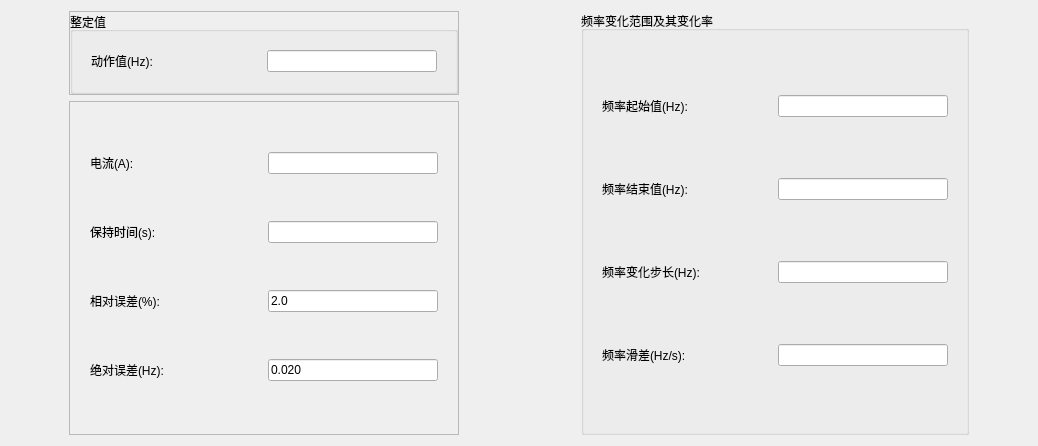
<?xml version="1.0" encoding="UTF-8"?>
<ui version="4.0">
 <class>QLowFreqActItemParaEditWidget</class>
 <widget class="QWidget" name="QLowFreqActItemParaEditWidget">
  <property name="geometry">
   <rect>
    <x>0</x>
    <y>0</y>
    <width>1038</width>
    <height>446</height>
   </rect>
  </property>
  <property name="sizePolicy">
   <sizepolicy hsizetype="Preferred" vsizetype="Maximum">
    <horstretch>0</horstretch>
    <verstretch>0</verstretch>
   </sizepolicy>
  </property>
  <property name="minimumSize">
   <size>
    <width>0</width>
    <height>0</height>
   </size>
  </property>
  <property name="windowTitle">
   <string>Form</string>
  </property>
  <layout class="QHBoxLayout" name="horizontalLayout_5" stretch="1,4,2,4,1">
   <item>
    <spacer name="horizontalSpacer_2">
     <property name="orientation">
      <enum>Qt::Horizontal</enum>
     </property>
     <property name="sizeHint" stdset="0">
      <size>
       <width>40</width>
       <height>20</height>
      </size>
     </property>
    </spacer>
   </item>
   <item>
    <layout class="QVBoxLayout" name="verticalLayout_3" stretch="1,4">
     <item>
      <widget class="QFrame" name="frame">
       <property name="frameShape">
        <enum>QFrame::StyledPanel</enum>
       </property>
       <property name="frameShadow">
        <enum>QFrame::Raised</enum>
       </property>
       <layout class="QVBoxLayout" name="verticalLayout">
        <property name="spacing">
         <number>0</number>
        </property>
        <property name="leftMargin">
         <number>0</number>
        </property>
        <property name="topMargin">
         <number>0</number>
        </property>
        <property name="rightMargin">
         <number>0</number>
        </property>
        <property name="bottomMargin">
         <number>0</number>
        </property>
        <item>
         <widget class="QGroupBox" name="groupBox">
          <property name="sizePolicy">
           <sizepolicy hsizetype="Minimum" vsizetype="Preferred">
            <horstretch>0</horstretch>
            <verstretch>0</verstretch>
           </sizepolicy>
          </property>
          <property name="maximumSize">
           <size>
            <width>16777215</width>
            <height>16777215</height>
           </size>
          </property>
          <property name="title">
           <string>整定值</string>
          </property>
          <layout class="QGridLayout" name="gridLayout_2">
           <item row="0" column="0">
            <layout class="QHBoxLayout" name="horizontalLayout">
             <property name="leftMargin">
              <number>9</number>
             </property>
             <property name="rightMargin">
              <number>9</number>
             </property>
             <item>
              <widget class="QLabel" name="m_labActValue">
               <property name="sizePolicy">
                <sizepolicy hsizetype="Fixed" vsizetype="Fixed">
                 <horstretch>0</horstretch>
                 <verstretch>0</verstretch>
                </sizepolicy>
               </property>
               <property name="minimumSize">
                <size>
                 <width>170</width>
                 <height>0</height>
                </size>
               </property>
               <property name="maximumSize">
                <size>
                 <width>170</width>
                 <height>16777215</height>
                </size>
               </property>
               <property name="text">
                <string>动作值(Hz):</string>
               </property>
               <property name="alignment">
                <set>Qt::AlignLeading|Qt::AlignLeft|Qt::AlignVCenter</set>
               </property>
              </widget>
             </item>
             <item>
              <widget class="QSettingLineEdit" name="m_txtActValue_ActValue">
               <property name="sizePolicy">
                <sizepolicy hsizetype="Fixed" vsizetype="Fixed">
                 <horstretch>0</horstretch>
                 <verstretch>0</verstretch>
                </sizepolicy>
               </property>
               <property name="minimumSize">
                <size>
                 <width>170</width>
                 <height>0</height>
                </size>
               </property>
               <property name="maximumSize">
                <size>
                 <width>170</width>
                 <height>16777215</height>
                </size>
               </property>
              </widget>
             </item>
            </layout>
           </item>
          </layout>
         </widget>
        </item>
       </layout>
      </widget>
     </item>
     <item>
      <widget class="QFrame" name="frame_2">
       <property name="frameShape">
        <enum>QFrame::StyledPanel</enum>
       </property>
       <property name="frameShadow">
        <enum>QFrame::Raised</enum>
       </property>
       <layout class="QVBoxLayout" name="verticalLayout_2">
        <item>
         <layout class="QHBoxLayout" name="horizontalLayout_11">
          <property name="leftMargin">
           <number>9</number>
          </property>
          <property name="rightMargin">
           <number>9</number>
          </property>
          <item>
           <widget class="QLabel" name="m_labCur">
            <property name="sizePolicy">
             <sizepolicy hsizetype="Fixed" vsizetype="Fixed">
              <horstretch>0</horstretch>
              <verstretch>0</verstretch>
             </sizepolicy>
            </property>
            <property name="minimumSize">
             <size>
              <width>170</width>
              <height>0</height>
             </size>
            </property>
            <property name="maximumSize">
             <size>
              <width>170</width>
              <height>16777215</height>
             </size>
            </property>
            <property name="text">
             <string>电流(A):</string>
            </property>
            <property name="alignment">
             <set>Qt::AlignLeading|Qt::AlignLeft|Qt::AlignVCenter</set>
            </property>
           </widget>
          </item>
          <item>
           <widget class="QSettingLineEdit" name="m_txtActValue_Cur">
            <property name="sizePolicy">
             <sizepolicy hsizetype="Fixed" vsizetype="Fixed">
              <horstretch>0</horstretch>
              <verstretch>0</verstretch>
             </sizepolicy>
            </property>
            <property name="minimumSize">
             <size>
              <width>170</width>
              <height>0</height>
             </size>
            </property>
            <property name="maximumSize">
             <size>
              <width>170</width>
              <height>16777215</height>
             </size>
            </property>
           </widget>
          </item>
         </layout>
        </item>
        <item>
         <layout class="QHBoxLayout" name="horizontalLayout_2">
          <property name="leftMargin">
           <number>9</number>
          </property>
          <property name="rightMargin">
           <number>9</number>
          </property>
          <item>
           <widget class="QLabel" name="m_labHoldTime">
            <property name="sizePolicy">
             <sizepolicy hsizetype="Fixed" vsizetype="Fixed">
              <horstretch>0</horstretch>
              <verstretch>0</verstretch>
             </sizepolicy>
            </property>
            <property name="minimumSize">
             <size>
              <width>170</width>
              <height>0</height>
             </size>
            </property>
            <property name="maximumSize">
             <size>
              <width>170</width>
              <height>16777215</height>
             </size>
            </property>
            <property name="text">
             <string>保持时间(s):</string>
            </property>
            <property name="alignment">
             <set>Qt::AlignLeading|Qt::AlignLeft|Qt::AlignVCenter</set>
            </property>
           </widget>
          </item>
          <item>
           <widget class="QLineEdit" name="m_txtActValue_HoldTime">
            <property name="sizePolicy">
             <sizepolicy hsizetype="Fixed" vsizetype="Fixed">
              <horstretch>0</horstretch>
              <verstretch>0</verstretch>
             </sizepolicy>
            </property>
            <property name="minimumSize">
             <size>
              <width>170</width>
              <height>0</height>
             </size>
            </property>
            <property name="maximumSize">
             <size>
              <width>170</width>
              <height>16777215</height>
             </size>
            </property>
           </widget>
          </item>
         </layout>
        </item>
        <item>
         <layout class="QHBoxLayout" name="horizontalLayout_3">
          <property name="leftMargin">
           <number>9</number>
          </property>
          <property name="rightMargin">
           <number>9</number>
          </property>
          <item>
           <widget class="QLabel" name="m_labRelErr">
            <property name="sizePolicy">
             <sizepolicy hsizetype="Fixed" vsizetype="Fixed">
              <horstretch>0</horstretch>
              <verstretch>0</verstretch>
             </sizepolicy>
            </property>
            <property name="minimumSize">
             <size>
              <width>170</width>
              <height>0</height>
             </size>
            </property>
            <property name="maximumSize">
             <size>
              <width>170</width>
              <height>16777215</height>
             </size>
            </property>
            <property name="text">
             <string>相对误差(%):</string>
            </property>
            <property name="alignment">
             <set>Qt::AlignLeading|Qt::AlignLeft|Qt::AlignVCenter</set>
            </property>
           </widget>
          </item>
          <item>
           <widget class="QLineEdit" name="m_txtActValue_RelErr">
            <property name="sizePolicy">
             <sizepolicy hsizetype="Fixed" vsizetype="Fixed">
              <horstretch>0</horstretch>
              <verstretch>0</verstretch>
             </sizepolicy>
            </property>
            <property name="minimumSize">
             <size>
              <width>170</width>
              <height>0</height>
             </size>
            </property>
            <property name="maximumSize">
             <size>
              <width>170</width>
              <height>16777215</height>
             </size>
            </property>
            <property name="text">
             <string>2.0</string>
            </property>
           </widget>
          </item>
         </layout>
        </item>
        <item>
         <layout class="QHBoxLayout" name="horizontalLayout_4">
          <property name="leftMargin">
           <number>9</number>
          </property>
          <property name="rightMargin">
           <number>9</number>
          </property>
          <item>
           <widget class="QLabel" name="m_labAbsErr">
            <property name="sizePolicy">
             <sizepolicy hsizetype="Fixed" vsizetype="Fixed">
              <horstretch>0</horstretch>
              <verstretch>0</verstretch>
             </sizepolicy>
            </property>
            <property name="minimumSize">
             <size>
              <width>170</width>
              <height>0</height>
             </size>
            </property>
            <property name="maximumSize">
             <size>
              <width>170</width>
              <height>16777215</height>
             </size>
            </property>
            <property name="text">
             <string>绝对误差(Hz):</string>
            </property>
            <property name="alignment">
             <set>Qt::AlignLeading|Qt::AlignLeft|Qt::AlignVCenter</set>
            </property>
           </widget>
          </item>
          <item>
           <widget class="QLineEdit" name="m_txtActValue_AbsErr">
            <property name="sizePolicy">
             <sizepolicy hsizetype="Fixed" vsizetype="Fixed">
              <horstretch>0</horstretch>
              <verstretch>0</verstretch>
             </sizepolicy>
            </property>
            <property name="minimumSize">
             <size>
              <width>170</width>
              <height>0</height>
             </size>
            </property>
            <property name="maximumSize">
             <size>
              <width>170</width>
              <height>16777215</height>
             </size>
            </property>
            <property name="text">
             <string>0.020</string>
            </property>
           </widget>
          </item>
         </layout>
        </item>
       </layout>
      </widget>
     </item>
    </layout>
   </item>
   <item>
    <spacer name="horizontalSpacer">
     <property name="orientation">
      <enum>Qt::Horizontal</enum>
     </property>
     <property name="sizeHint" stdset="0">
      <size>
       <width>40</width>
       <height>20</height>
      </size>
     </property>
    </spacer>
   </item>
   <item>
    <widget class="QGroupBox" name="groupBox_2">
     <property name="sizePolicy">
      <sizepolicy hsizetype="Minimum" vsizetype="Preferred">
       <horstretch>0</horstretch>
       <verstretch>0</verstretch>
      </sizepolicy>
     </property>
     <property name="title">
      <string>频率变化范围及其变化率</string>
     </property>
     <layout class="QVBoxLayout" name="verticalLayout_8">
      <item>
       <layout class="QHBoxLayout" name="horizontalLayout_9">
        <property name="leftMargin">
         <number>9</number>
        </property>
        <property name="rightMargin">
         <number>9</number>
        </property>
        <item>
         <widget class="QLabel" name="m_labFreqStart">
          <property name="sizePolicy">
           <sizepolicy hsizetype="Fixed" vsizetype="Fixed">
            <horstretch>0</horstretch>
            <verstretch>0</verstretch>
           </sizepolicy>
          </property>
          <property name="minimumSize">
           <size>
            <width>170</width>
            <height>0</height>
           </size>
          </property>
          <property name="maximumSize">
           <size>
            <width>170</width>
            <height>16777215</height>
           </size>
          </property>
          <property name="text">
           <string>频率起始值(Hz):</string>
          </property>
          <property name="alignment">
           <set>Qt::AlignLeading|Qt::AlignLeft|Qt::AlignVCenter</set>
          </property>
         </widget>
        </item>
        <item>
         <widget class="QSettingLineEdit" name="m_txtActValue_FreqStart">
          <property name="sizePolicy">
           <sizepolicy hsizetype="Fixed" vsizetype="Fixed">
            <horstretch>0</horstretch>
            <verstretch>0</verstretch>
           </sizepolicy>
          </property>
          <property name="minimumSize">
           <size>
            <width>170</width>
            <height>0</height>
           </size>
          </property>
          <property name="maximumSize">
           <size>
            <width>170</width>
            <height>16777215</height>
           </size>
          </property>
         </widget>
        </item>
       </layout>
      </item>
      <item>
       <layout class="QHBoxLayout" name="horizontalLayout_6">
        <property name="leftMargin">
         <number>9</number>
        </property>
        <property name="rightMargin">
         <number>9</number>
        </property>
        <item>
         <widget class="QLabel" name="m_labFreqEnd">
          <property name="sizePolicy">
           <sizepolicy hsizetype="Fixed" vsizetype="Fixed">
            <horstretch>0</horstretch>
            <verstretch>0</verstretch>
           </sizepolicy>
          </property>
          <property name="minimumSize">
           <size>
            <width>170</width>
            <height>0</height>
           </size>
          </property>
          <property name="maximumSize">
           <size>
            <width>170</width>
            <height>16777215</height>
           </size>
          </property>
          <property name="text">
           <string>频率结束值(Hz):</string>
          </property>
          <property name="alignment">
           <set>Qt::AlignLeading|Qt::AlignLeft|Qt::AlignVCenter</set>
          </property>
         </widget>
        </item>
        <item>
         <widget class="QSettingLineEdit" name="m_txtActValue_FreqEnd">
          <property name="sizePolicy">
           <sizepolicy hsizetype="Fixed" vsizetype="Fixed">
            <horstretch>0</horstretch>
            <verstretch>0</verstretch>
           </sizepolicy>
          </property>
          <property name="minimumSize">
           <size>
            <width>170</width>
            <height>0</height>
           </size>
          </property>
          <property name="maximumSize">
           <size>
            <width>170</width>
            <height>16777215</height>
           </size>
          </property>
         </widget>
        </item>
       </layout>
      </item>
      <item>
       <layout class="QHBoxLayout" name="horizontalLayout_7">
        <property name="leftMargin">
         <number>9</number>
        </property>
        <property name="rightMargin">
         <number>9</number>
        </property>
        <item>
         <widget class="QLabel" name="m_labFreqStep">
          <property name="sizePolicy">
           <sizepolicy hsizetype="Fixed" vsizetype="Fixed">
            <horstretch>0</horstretch>
            <verstretch>0</verstretch>
           </sizepolicy>
          </property>
          <property name="minimumSize">
           <size>
            <width>170</width>
            <height>0</height>
           </size>
          </property>
          <property name="maximumSize">
           <size>
            <width>170</width>
            <height>16777215</height>
           </size>
          </property>
          <property name="text">
           <string>频率变化步长(Hz):</string>
          </property>
          <property name="alignment">
           <set>Qt::AlignLeading|Qt::AlignLeft|Qt::AlignVCenter</set>
          </property>
         </widget>
        </item>
        <item>
         <widget class="QSettingLineEdit" name="m_txtActValue_FreqStep">
          <property name="sizePolicy">
           <sizepolicy hsizetype="Fixed" vsizetype="Fixed">
            <horstretch>0</horstretch>
            <verstretch>0</verstretch>
           </sizepolicy>
          </property>
          <property name="minimumSize">
           <size>
            <width>170</width>
            <height>0</height>
           </size>
          </property>
          <property name="maximumSize">
           <size>
            <width>170</width>
            <height>16777215</height>
           </size>
          </property>
         </widget>
        </item>
       </layout>
      </item>
      <item>
       <layout class="QHBoxLayout" name="horizontalLayout_8">
        <property name="leftMargin">
         <number>9</number>
        </property>
        <property name="rightMargin">
         <number>9</number>
        </property>
        <item>
         <widget class="QLabel" name="m_labdvdt">
          <property name="sizePolicy">
           <sizepolicy hsizetype="Fixed" vsizetype="Fixed">
            <horstretch>0</horstretch>
            <verstretch>0</verstretch>
           </sizepolicy>
          </property>
          <property name="minimumSize">
           <size>
            <width>170</width>
            <height>0</height>
           </size>
          </property>
          <property name="maximumSize">
           <size>
            <width>170</width>
            <height>16777215</height>
           </size>
          </property>
          <property name="text">
           <string>频率滑差(Hz/s):</string>
          </property>
          <property name="alignment">
           <set>Qt::AlignLeading|Qt::AlignLeft|Qt::AlignVCenter</set>
          </property>
         </widget>
        </item>
        <item>
         <widget class="QSettingLineEdit" name="m_txtActValue_dvdt">
          <property name="sizePolicy">
           <sizepolicy hsizetype="Fixed" vsizetype="Fixed">
            <horstretch>0</horstretch>
            <verstretch>0</verstretch>
           </sizepolicy>
          </property>
          <property name="minimumSize">
           <size>
            <width>170</width>
            <height>0</height>
           </size>
          </property>
          <property name="maximumSize">
           <size>
            <width>170</width>
            <height>16777215</height>
           </size>
          </property>
         </widget>
        </item>
       </layout>
      </item>
     </layout>
    </widget>
   </item>
   <item>
    <spacer name="horizontalSpacer_3">
     <property name="orientation">
      <enum>Qt::Horizontal</enum>
     </property>
     <property name="sizeHint" stdset="0">
      <size>
       <width>40</width>
       <height>20</height>
      </size>
     </property>
    </spacer>
   </item>
  </layout>
 </widget>
 <customwidgets>
  <customwidget>
   <class>QSettingLineEdit</class>
   <extends>QLineEdit</extends>
   <header>../../UI/Controls/SettingCtrls/qsettinglineedit.h</header>
  </customwidget>
 </customwidgets>
 <resources/>
 <connections/>
</ui>
